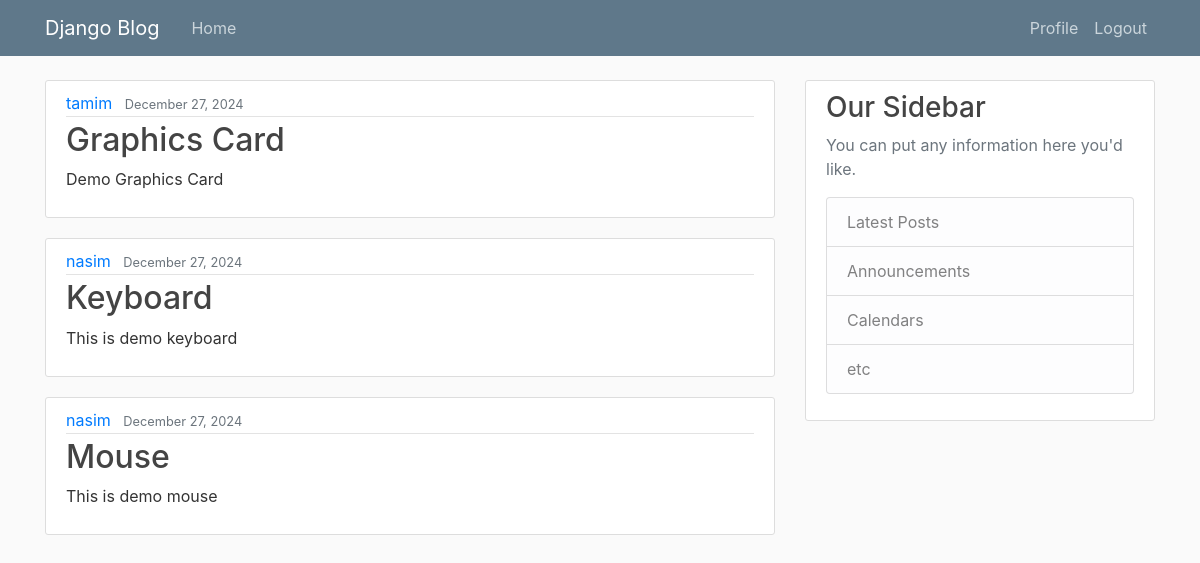
The page / (signed in) on the database its author committed.
### blog/models.py (models this page shows, shortened)
class Post(models.Model):
    id = models.UUIDField(primary_key=True, default=uuid.uuid4, editable=False)
    title = models.CharField(max_length=100)
    content = models.TextField()
    date_listed = models.DateTimeField(default=timezone.now)
    author_id = models.ForeignKey(User, on_delete=models.CASCADE)

### blog/views.py (the view)
# urls.py: path('', views.home, name='blog-home'),
def home(request):
    context = {
        'posts': Post.objects.all().order_by("-date_listed")
    }
    return render(request, 'blog/home.html', context)

### blog/templatetags/custom_tags.py (called while the page is built)
@register.filter(name='is_marketer')
def is_marketer(user):
    return user.groups.filter(name="af_marketer").exists()

### blog/templates/blog/home.html
{% extends "blog/base.html" %}
{% block content %}
    {% for post in posts %}
    <article class="media content-section">
        <div class="media-body">
        <div class="article-metadata">
            <a class="mr-2" href="#">{{ post.author_id }}</a>
            <small class="text-muted">{{ post.date_listed|date:"F d, Y" }}</small>
        </div>
        <h2><a class="article-title" href="#">{{ post.title }}</a></h2>
        <p class="article-content">{{ post.content }}</p>
        </div>
    </article>
    {% endfor %}
{% endblock content %}

### blog/static/blog/main.css (style rules this page uses)
body { background: #fafafa; color: #333333; margin-top: 5rem; }
h1, h2, h3, h4, h5, h6 { color: #444444; }
.content-section { background: #ffffff; padding: 10px 20px; border: 1px solid #dddddd; border-radius: 3px; margin-bottom: 20px; }
.article-title { color: #444444; }
.article-content { white-space: pre-line; }
.article-metadata { padding-bottom: 1px; margin-bottom: 4px; border-bottom: 1px solid #e3e3e3 }

### rows shown on the page
Post: author_id "tamim", date_listed "December 27, 2024", title "Graphics Card", content "Demo Graphics Card"
Post: author_id "nasim", date_listed "December 27, 2024", title "Keyboard", content "This is demo keyboard"
Post: author_id "nasim", date_listed "December 27, 2024", title "Mouse", content "This is demo mouse"
